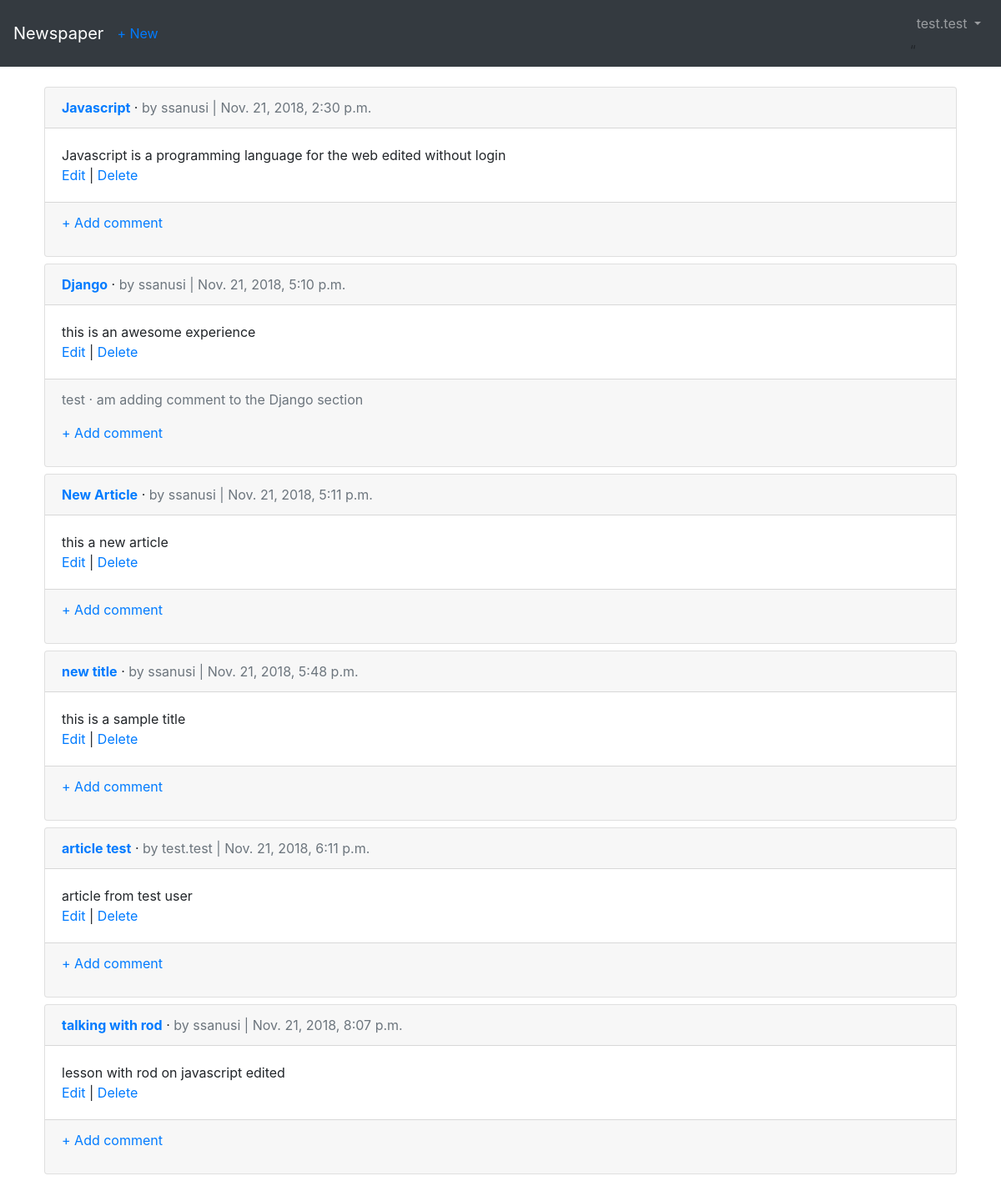
/articles/ (signed in), run on the app's committed database.
### users/models.py (models this page shows)
class CustomUser(AbstractUser):
    age = models.PositiveIntegerField(null=True,blank=True)

### articles/models.py (models this page shows, shortened)
class Article(models.Model):
    title = models.CharField(max_length=255)
    body = models.TextField()
    date = models.DateTimeField(auto_now_add = True)
    author = models.ForeignKey(get_user_model(), on_delete=models.CASCADE,)

class Comment(models.Model):
    article = models.ForeignKey(Article, on_delete=models.CASCADE, related_name='comments')
    comment = models.CharField(max_length=140)
    author = models.ForeignKey(get_user_model(), on_delete=models.CASCADE )
    def __str__(self):
        return self.comment

### articles/views.py (the view)
# urls.py: path('', ArticleListView.as_view(), name='article_list')
class ArticleListView(LoginRequiredMixin,ListView):
    model = Article
    template_name = 'article_list.html'
    login_url = 'login'

### templates/article_list.html (shortened to what this page needs)
{% extends "base.html" %}
{% block content %}
    {% for article in object_list %}
        <div class='card m-2'>
            <div class="card-header">
                <a href="{% url 'article_detail' article.pk %}"><span class="font-weight-bold">{{ article.title }}</span></a> &middot;
                <span class="text-muted">by {{ article.author }} | {{ article.date }}</span>
            </div>
            <div class="card-body">
                {{article.body}}
                <div>
                    <a href="{% url 'article_edit' article.pk %}">Edit</a> | <a href="{% url 'article_delete' article.pk %}">Delete</a>
                </div>
            </div>
            <div class="card-footer text-muted">
            {% for comment in article.comments.all %}
                <p><span class="font-weigth-bold">{{ comment.author }} &middot; </span>{{ comment }}</p>
            {% endfor %}
            <p><a href="">+ Add comment</a></p>
            </div>
        </div>
    {% endfor %}
{% endblock content %}

### templates/base.html (shortened to what this page needs)
<!DOCTYPE html>
<html lang="en">
<head>
    <link rel="stylesheet" href="https://stackpath.bootstrapcdn.com/bootstrap/4.1.3/css/bootstrap.min.css">
</head>
<body>
    <nav class="navbar navbar-expand-md navbar-dark bg-dark mb-4">
      <a class="navbar-brand" href="{% url 'home' %}">Newspaper</a>
      {% if user.is_authenticated %}
        <ul class="navbar-nav mr-auto">
          <li class="nav-item"><a href="{% url 'article_new' %}">+ New</a></li>
        </ul>
      {% endif %}
      <div class="collapse navbar-collapse" id="navbarCollapse">
        {% if user.is_authenticated %}
          <ul class="navbar-nav ml-auto">
            <li class="nav-item">
              <a class="nav-link dropdown-toggle" href="#" id="userMenu"
                data-toggle="dropdown" aria-haspopup="true"
                aria-expanded="false">
                {{ user.username }}
              </a>
              “
            </li>
          </ul>
        {% endif %}
      </div>
    </nav>
    <div class="container">
      {% block content %}
      {% endblock content %}
    </div>
</body>
</html>

### data on the page
CustomUser: username "test.test"
Article: title "Javascript", author "ssanusi", date "Nov. 21, 2018, 2:30 p.m.", body "Javascript is a programming language for the web edited without login"
Article: title "Django", author "ssanusi", date "Nov. 21, 2018, 5:10 p.m.", body "this is an awesome experience"
Comment: author "test", comment "am adding comment to the Django section"
Article: title "New Article", author "ssanusi", date "Nov. 21, 2018, 5:11 p.m.", body "this a new article"
Article: title "new title", author "ssanusi", date "Nov. 21, 2018, 5:48 p.m.", body "this is a sample title"
Article: title "article test", author "test.test", date "Nov. 21, 2018, 6:11 p.m.", body "article from test user"
Article: title "talking with rod", author "ssanusi", date "Nov. 21, 2018, 8:07 p.m.", body "lesson with rod on javascript edited"
